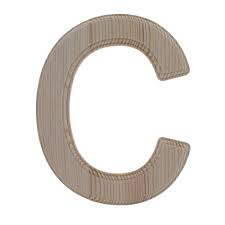
#> input picture test_images/letter_C.jpg, 225 x 225 px
$ python knn-single-image.py
#> lines starting #> are read from the running program, lines starting #| are printed output that depends on the picture
from sklearn.preprocessing import StandardScaler
from sklearn.model_selection import train_test_split
from sklearn import datasets
import numpy as np
import pandas as pd
import matplotlib.pyplot as plt
import csv
from PIL import Image
import cv2
import sys

most_popular_fonts = ['HELVETICA', 'GARAMOND',
                      'BODONI', 'TIMES', 'VERDANA', 'ROCKWELL', 'FRANKLIN']

######################################################################################
# IMAGE READ AND BINARIZATION
# Read and Binarize Test Image


def read_image(img):
    # img = np.array(Image.open("./rgbrender_10234.png").convert('L'))
    print(img)
    img = cv2.resize(img, dsize=(20, 20), interpolation=cv2.INTER_LINEAR)
    img = img.flatten()
    # print("FLAT IMAGE!!! ", img)
    img = [img]
    img = np.array(img)
    # img = cv2.resize(img, dsize=(409, 1), interpolation=cv2.INTER_LINEAR)
    # print("STACKED IMAGE: ", img)
    # print("IMG ELEMENT TYPE:   ----", type(img[0][0]))
    return img

# For Binary Black-and-White image


def binarize_image(img):
    # The threshold value (adjust sensitivity for image binarization)
    print(f"Adjusted threshold VALUE: {img.min() - 50.0}")
    thresh = img.max() - 50.0
    img_bool = img > thresh
    inverted = np.invert(img_bool)
    maxval = 255.0
    img_bin = (inverted) * maxval
    # print("BIN IMAGE: ", img_bin)
    # print("BIN IMG ELEMENT TYPE:   ----", type(img_bin[0][0]))
    return img_bin


# !!!!! SELECT IMAGE TO BE USED AS TEST DATA !!!!!
imported_img = np.array(Image.open("./test_images/letter_C.jpg").convert('L'))
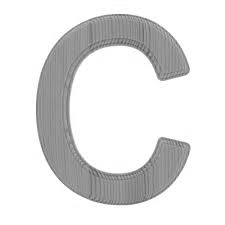
#> imported_img: shape (225, 225); min 88, max 255, mean 226.4
img = read_image(imported_img)
#> (printed output is left out)
#> in read_image, `img = cv2.resize(img, dsize=(20, 20), interpolation=cv2.INTER_LINEAR)`:
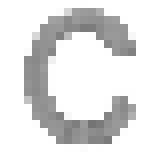
#> img: shape (20, 20) (shown 8 times larger); min 116, max 255, mean 225.3
#> in read_image, `img = img.flatten()`: img = 400 values, max 255 at index 0, min 116 at index 311, mean 225.3
img_bin = binarize_image(img)
#| Adjusted threshold VALUE: 66.0
#> in binarize_image, `thresh = img.max() - 50.0`: thresh = 205

# # For Greyscale Image
# img_bin_keep = (inverted) * img
# print(img_bin_keep)

# # Writes image to a png file
# filename = "test_image"
# Image.fromarray(np.uint8(img_bin)).save(f'./{filename}_read.png')
######################################################################################


# DATASET IMPORT AND TRANSFORMATION

# Read dataset from csv file
def convert_data(location):
    results = []
#> (the run stopped early here; a loop or call above may not have finished)

$ run again, with test_images/letter_A.jpg copied over test_images/letter_C.jpg
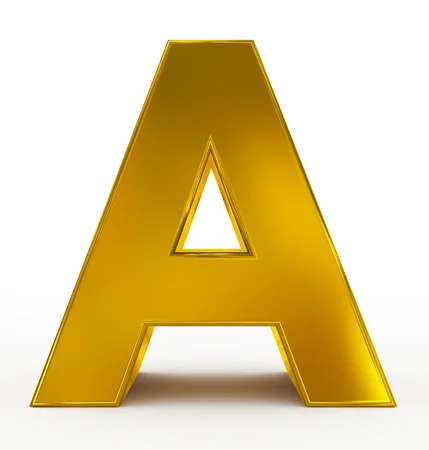
#> input picture test_images/letter_A.jpg, 429 x 450 px
#> `imported_img = np.array(Image.open("./test_images/letter_C.jpg").conve..`:
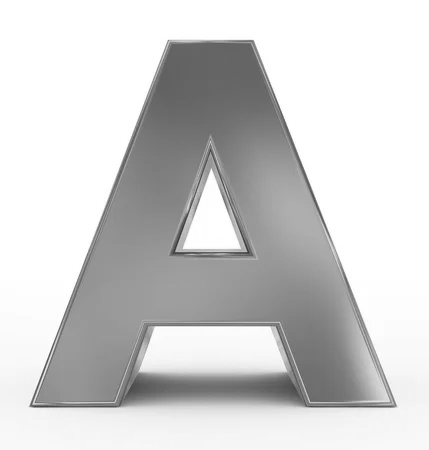
#> imported_img: shape (450, 429); min 55, max 255, mean 208
#> (printed output is left out)
#> in read_image, `img = cv2.resize(img, dsize=(20, 20), interpolation=cv2.INTER_LINEAR)`:
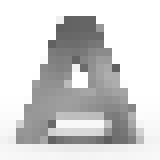
#> img: shape (20, 20) (shown 8 times larger); min 94, max 255, mean 209.2
#> in read_image, `img = img.flatten()`: img = 400 values, max 255 at index 0, min 94 at index 353, mean 209.2
#| Adjusted threshold VALUE: 44.0
#> thresh = 205
